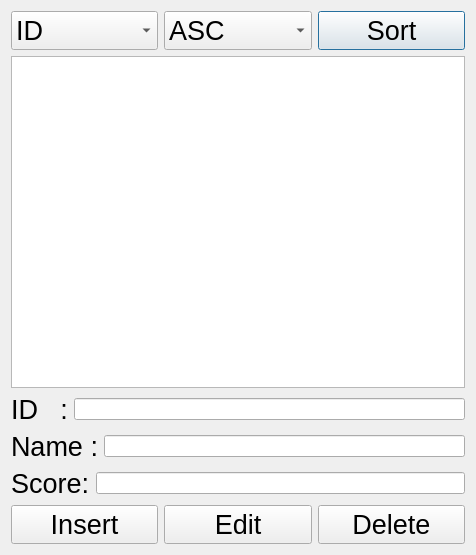
<?xml version="1.0" encoding="UTF-8"?>
<ui version="4.0">
 <class>StudentScoreDBDlgClass</class>
 <widget class="QDialog" name="StudentScoreDBDlgClass">
  <property name="geometry">
   <rect>
    <x>0</x>
    <y>0</y>
    <width>476</width>
    <height>555</height>
   </rect>
  </property>
  <property name="windowTitle">
   <string>StudentScoreDBDlg</string>
  </property>
  <layout class="QVBoxLayout" name="verticalLayout">
   <item>
    <layout class="QHBoxLayout" name="horizontalLayout">
     <item>
      <widget class="QComboBox" name="keyBox">
       <property name="font">
        <font>
         <pointsize>20</pointsize>
        </font>
       </property>
       <item>
        <property name="text">
         <string>ID</string>
        </property>
       </item>
       <item>
        <property name="text">
         <string>Score</string>
        </property>
       </item>
      </widget>
     </item>
     <item>
      <widget class="QComboBox" name="orderBox">
       <property name="font">
        <font>
         <pointsize>20</pointsize>
        </font>
       </property>
       <item>
        <property name="text">
         <string>ASC</string>
        </property>
       </item>
       <item>
        <property name="text">
         <string>DESC</string>
        </property>
       </item>
      </widget>
     </item>
     <item>
      <widget class="QPushButton" name="sortButton">
       <property name="font">
        <font>
         <pointsize>20</pointsize>
        </font>
       </property>
       <property name="text">
        <string>Sort</string>
       </property>
      </widget>
     </item>
    </layout>
   </item>
   <item>
    <widget class="QTableView" name="tableViewDB"/>
   </item>
   <item>
    <layout class="QHBoxLayout" name="horizontalLayout_2">
     <item>
      <widget class="QLabel" name="labelID">
       <property name="font">
        <font>
         <pointsize>20</pointsize>
        </font>
       </property>
       <property name="text">
        <string>ID   :</string>
       </property>
      </widget>
     </item>
     <item>
      <widget class="QLineEdit" name="idEdit"/>
     </item>
    </layout>
   </item>
   <item>
    <layout class="QHBoxLayout" name="horizontalLayout_3">
     <item>
      <widget class="QLabel" name="labelName">
       <property name="font">
        <font>
         <pointsize>20</pointsize>
        </font>
       </property>
       <property name="text">
        <string>Name :</string>
       </property>
      </widget>
     </item>
     <item>
      <widget class="QLineEdit" name="nameEdit"/>
     </item>
    </layout>
   </item>
   <item>
    <layout class="QHBoxLayout" name="horizontalLayout_4">
     <item>
      <widget class="QLabel" name="labelScore">
       <property name="font">
        <font>
         <pointsize>20</pointsize>
        </font>
       </property>
       <property name="text">
        <string>Score:</string>
       </property>
      </widget>
     </item>
     <item>
      <widget class="QLineEdit" name="scoreEdit"/>
     </item>
    </layout>
   </item>
   <item>
    <layout class="QHBoxLayout" name="horizontalLayout_5">
     <item>
      <widget class="QPushButton" name="insertButton">
       <property name="font">
        <font>
         <pointsize>20</pointsize>
        </font>
       </property>
       <property name="text">
        <string>Insert</string>
       </property>
      </widget>
     </item>
     <item>
      <widget class="QPushButton" name="editButton">
       <property name="font">
        <font>
         <pointsize>20</pointsize>
        </font>
       </property>
       <property name="text">
        <string>Edit</string>
       </property>
      </widget>
     </item>
     <item>
      <widget class="QPushButton" name="deleteButton">
       <property name="font">
        <font>
         <pointsize>20</pointsize>
        </font>
       </property>
       <property name="text">
        <string>Delete</string>
       </property>
      </widget>
     </item>
    </layout>
   </item>
  </layout>
 </widget>
 <layoutdefault spacing="6" margin="11"/>
 <resources>
  <include location="StudentScoreDBDlg.qrc"/>
 </resources>
 <connections/>
</ui>
